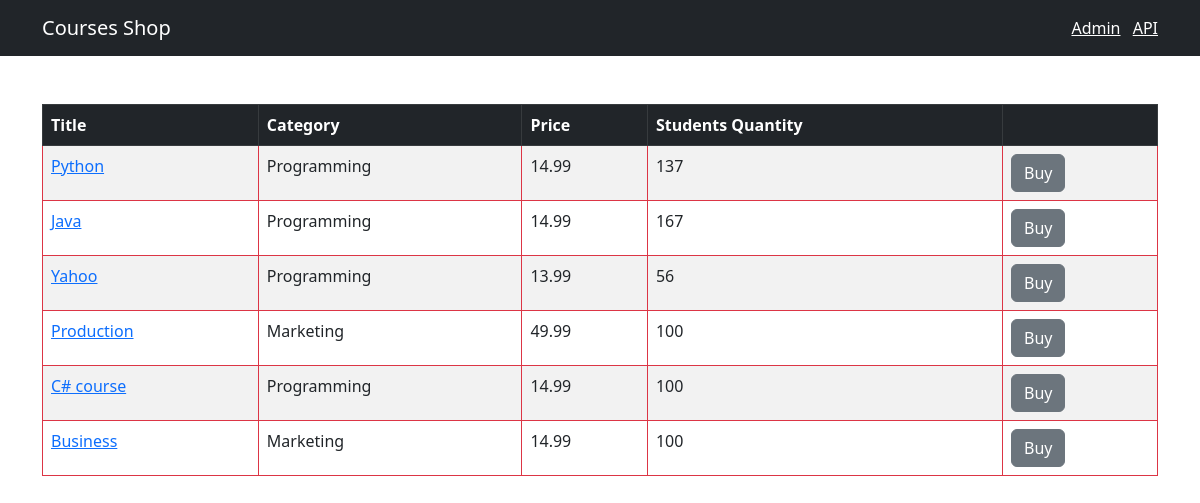
The page / on the database its author committed.
### shop/models.py (models this page shows, shortened)
class Course(models.Model):
    title = models.CharField(max_length=127)
    price = models.FloatField()
    students_qty = models.IntegerField()
    reviews_qty = models.IntegerField()  # Кол-во отзывов
    category = models.ForeignKey(Category, on_delete=models.CASCADE)
    created_at = models.DateTimeField(default=timezone.now)

class Category(models.Model):
    title = models.CharField(max_length=255)
    created_at = models.DateTimeField(default=timezone.now)
    link = models.CharField(max_length=100)
    def __str__(self):
        return self.title

### shop/views.py (the view)
# urls.py: path('', include(api.urls), name='index')
def index(request):
    courses = Course.objects.all()
    return render(request, 'shop/courses.html', {'courses': courses})

### templates/shop/courses.html (shortened to what this page needs)
{% extends 'base.html' %}
{% block content %}
<table class="table mt-5 table-bordered border-danger table-striped table-hover">
    <thead class="table-dark">
        <tr>
            <th>Title</Title></th>
            <th>Category</th>
            <th>Price</th>
            <th>Students Quantity</th>
            <th></th>
        </tr>
    </thead>
    <tbody>
        {% for course in courses %}
        <tr>
            <td>
                <a href={% url "shop:single_course" course.id %}>{{ course.title }}</a>
            </td>
            <td>{{ course.category }}</td>
            <td>{{ course.price }}</td>
            <td>{{ course.students_qty }}</td>
            <td><button class="btn btn-secondary">Buy</button></td>
        </tr>
        {% endfor %}
    </tbody>
</table>
{% endblock  %}

### rows shown on the page
Course: title "Python", category "Programming", price "14.99", students_qty "137"
Course: title "Java", category "Programming", price "14.99", students_qty "167"
Course: title "Yahoo", category "Programming", price "13.99", students_qty "56"
Course: title "Production", category "Marketing", price "49.99", students_qty "100"
Course: title "C# course", category "Programming", price "14.99", students_qty "100"
Course: title "Business", category "Marketing", price "14.99", students_qty "100"
